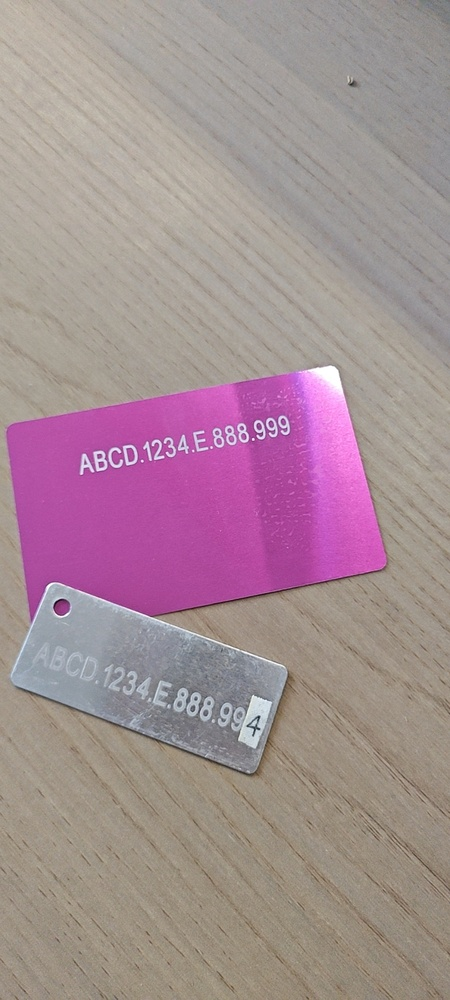
#> input picture tests/04c48a2b88ea3e317c8e06174ac85128.jpg, 450 x 1000 px, shrunk from 1080 x 2400 before the run
$ python -i ocr_engine.py   (imports and definitions only)
#> lines starting #> are read from the running program, lines starting #| are printed output that depends on the picture; after the words box and inside, x2 and y2 are one past the last pixel; in counts of white or black regions, pixels touching at a corner belong together
#> further down, picture is the input picture: shape (1000, 450, 3); mean B, G, R 147.5, 141.8, 164.4
#!/usr/bin/env python
# -*- coding: utf-8 -*-
"""
CheckCheck 导管喷码自动核对系统 - OCR引擎模块（离线优先）

- 显式使用本地 ch_PP-OCRv4_rec_infer 识别模型
- 禁用 angle_cls（逐块方向分类）
- 不再回退到联网下载的默认模型
"""

import os
import sys
import cv2
import numpy as np
from typing import Dict, List, Tuple
from paddleocr import PaddleOCR


def _candidate_dirs() -> list:
    paths = []
    env_dir = os.environ.get("CHECKCHECK_OCR_MODELS")
    if env_dir:
        paths.append(env_dir)
    meipass = getattr(sys, "_MEIPASS", None)
    if meipass and os.path.isdir(meipass):
        paths.append(meipass)
    if getattr(sys, "frozen", False):
        paths.append(os.path.dirname(sys.executable))
    proj_root = os.path.dirname(os.path.dirname(os.path.dirname(os.path.abspath(__file__))))
    paths += [proj_root, os.getcwd()]
    seen, ordered = set(), []
    for p in paths:
        if p and p not in seen:
            ordered.append(p); seen.add(p)
    return ordered


def _find_rec_model_dir() -> str:
    for base in _candidate_dirs():
        p = os.path.join(base, "ch_PP-OCRv4_rec_infer")
        if os.path.isdir(p):
            return p
    return ""

# [22 lines left out: function _prepare_dummy_infer_dir, not called in this run]


class OCREngine:
    """OCR引擎类：对裁剪区域进行识别"""

    def __init__(self, use_gpu: bool = False):
        rec_dir = _find_rec_model_dir()
        if not rec_dir:
            print("Error: local recognition model directory not found (ch_PP-OCRv4_rec_infer). OCR disabled.")
            self.ocr = None
        else:
            self.ocr = PaddleOCR(
                use_angle_cls=False,
                det=False,
                det_model_dir=_prepare_dummy_infer_dir("_det_dummy_infer"),
                rec_model_dir=rec_dir,
                cls_model_dir=_prepare_dummy_infer_dir("_cls_dummy_infer"),
                use_gpu=use_gpu,
                show_log=False
            )
            print(f"OCREngine initialized with local recognition model: {rec_dir}")

        self.confidence_threshold = 0.7

    # [31 lines left out: functions recognize_text, process_regions, not called in this run]

    def preprocess_image(self, image: np.ndarray) -> np.ndarray:
        if len(image.shape) == 3:
            gray = cv2.cvtColor(image, cv2.COLOR_BGR2GRAY)
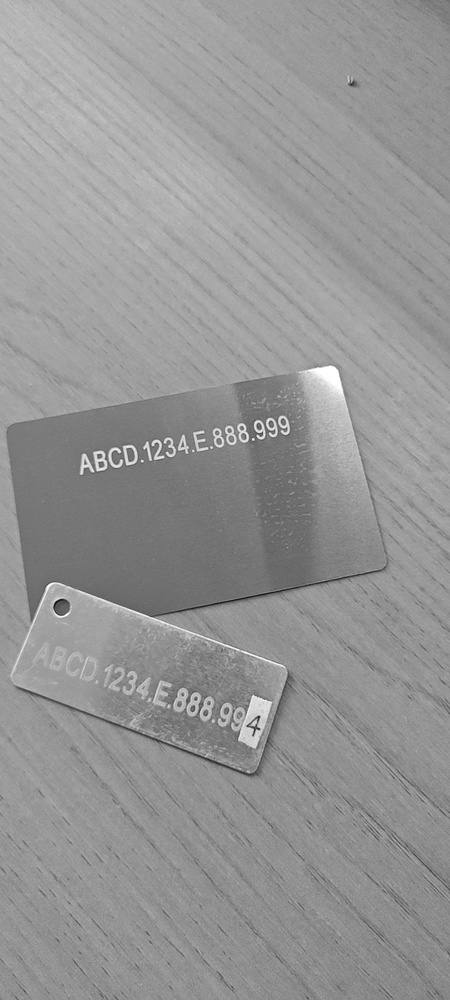
#> gray: shape (1000, 450); min 11, max 255, mean 149.2
        else:
            gray = image.copy()
        _, binary = cv2.threshold(gray, 0, 255, cv2.THRESH_BINARY + cv2.THRESH_OTSU)
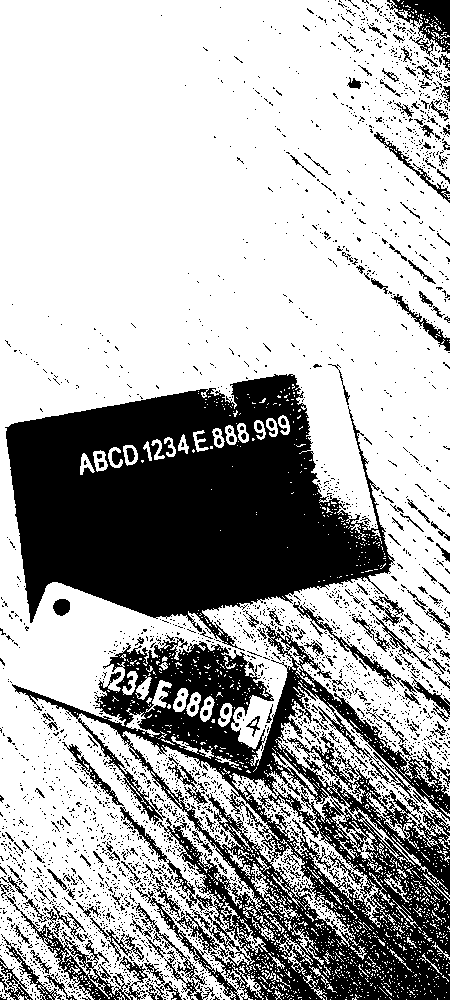
#> binary: shape (1000, 450); 67.9% white; 3074 black regions (2885 under 20 px), largest, box (x1, y1, x2, y2) and area: (5, 374, 395, 651) 63255, (12, 621, 450, 1000) 54169, (5, 895, 148, 1000) 2129
        denoised = cv2.fastNlMeansDenoising(binary, None, 10, 7, 21)
        kernel = np.array([[-1, -1, -1], [-1, 9, -1], [-1, -1, -1]])
        return cv2.filter2D(denoised, -1, kernel)

    def set_confidence_threshold(self, threshold: float) -> None:
        if 0 <= threshold <= 1:
            self.confidence_threshold = threshold

>>> import cv2
>>> picture = cv2.imread('../../../tests/04c48a2b88ea3e317c8e06174ac85128.jpg')
>>> result = OCREngine().preprocess_image(picture)

$ run again, on tests/100cbcc09d24f436f392b910d143f3c5.jpg
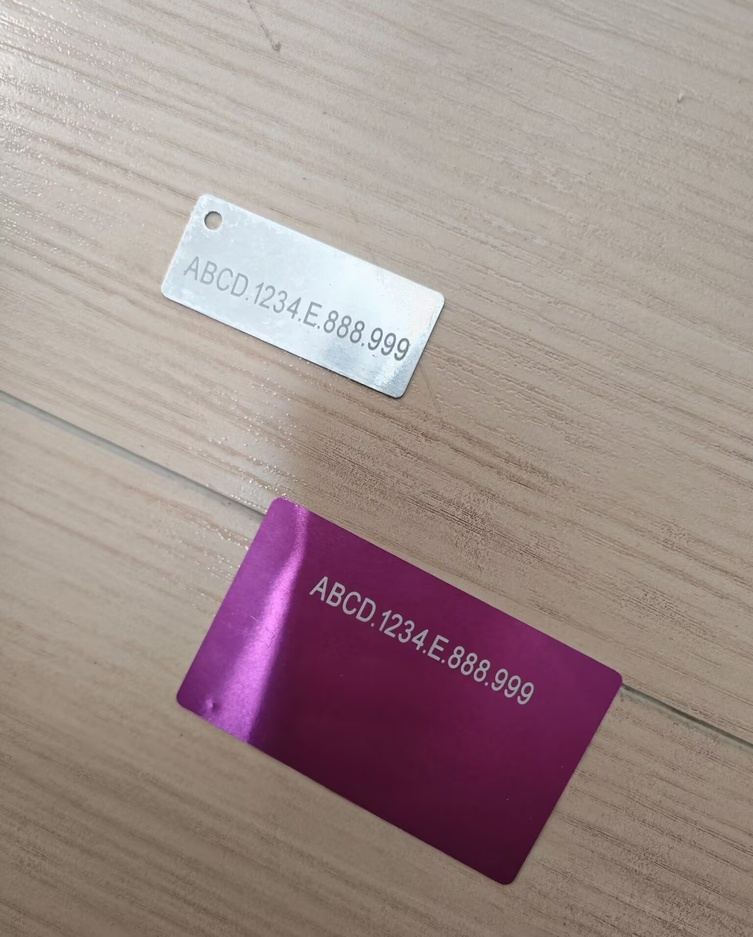
#> input picture tests/100cbcc09d24f436f392b910d143f3c5.jpg, 753 x 937 px, shrunk from 1536 x 1911 before the run
#> picture is the input picture: shape (937, 753, 3); mean B, G, R 140.1, 142.6, 160.3
#> in preprocess_image, `gray = cv2.cvtColor(image, cv2.COLOR_BGR2GRAY)`:
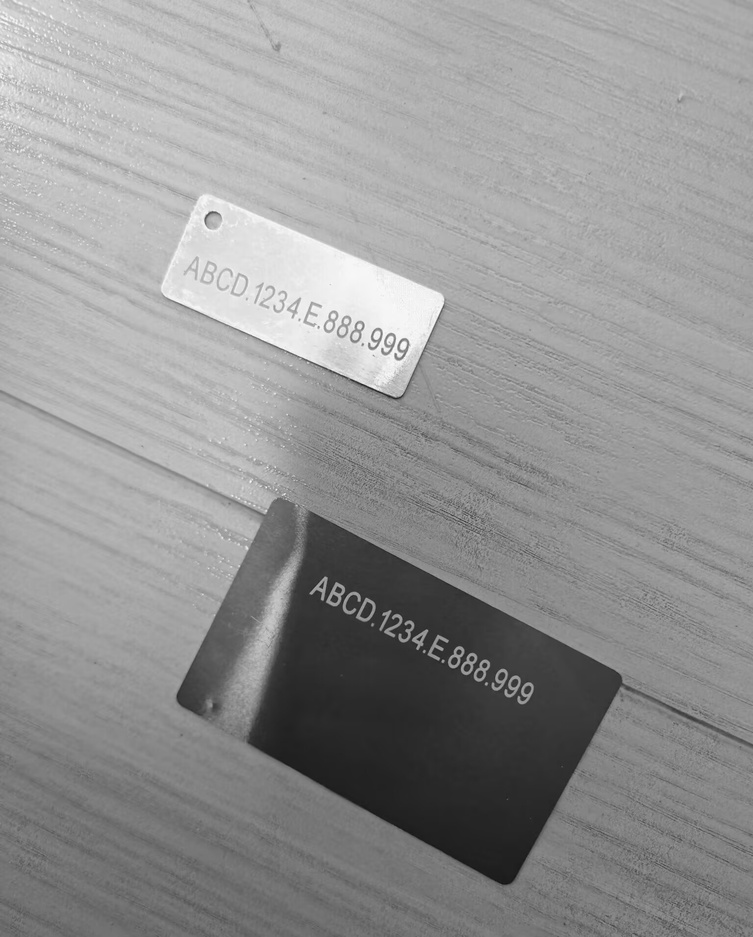
#> gray: shape (937, 753); min 19, max 252, mean 147.6
#> in preprocess_image, `_, binary = cv2.threshold(gray, 0, 255, cv2.THRESH_BINARY + cv2.THRESH..`:
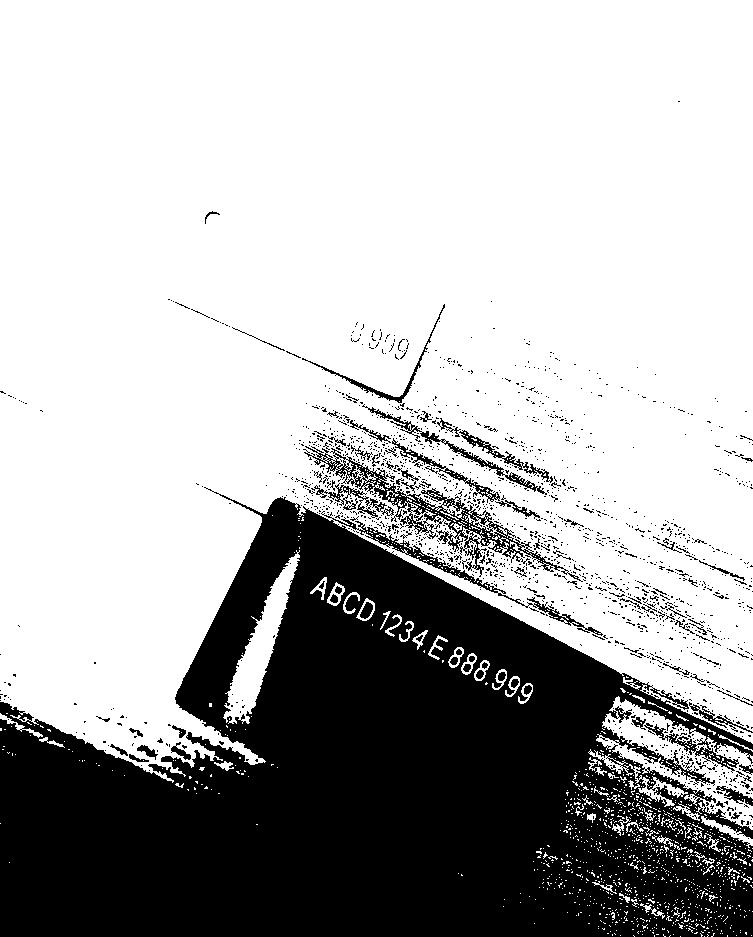
#> binary: shape (937, 753); 69.2% white; 1688 black regions (1600 under 20 px), largest, box (x1, y1, x2, y2) and area: (0, 487, 753, 937) 200796, (303, 446, 583, 582) 4275, (362, 404, 547, 495) 953

$ run again, on tests/1745609729728.jpg
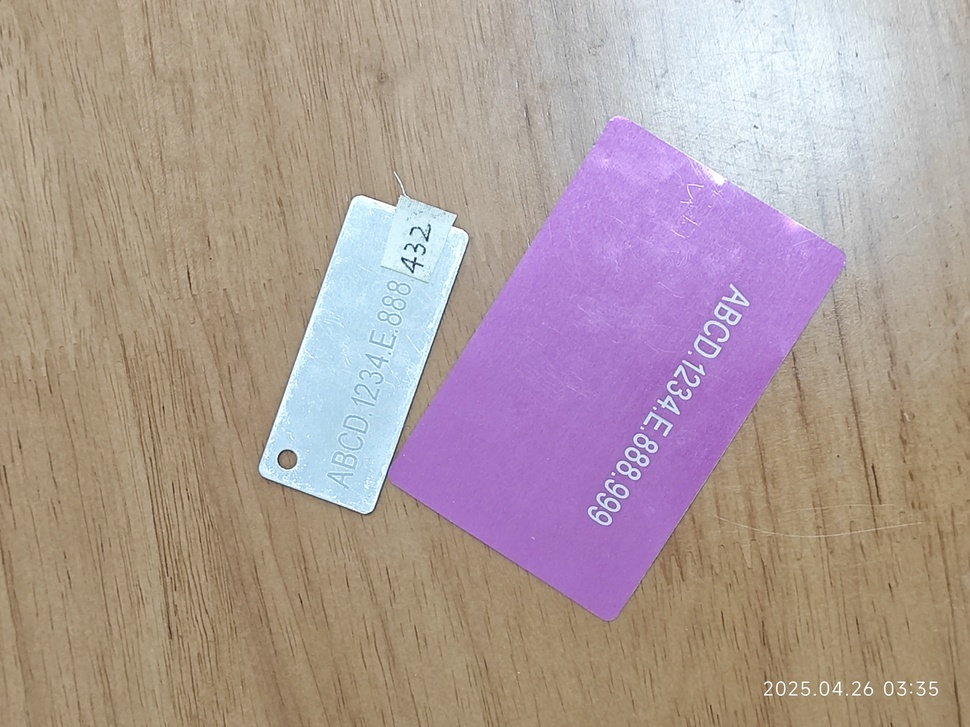
#> input picture tests/1745609729728.jpg, 970 x 727 px, shrunk from 4096 x 3072 before the run
#> picture is the input picture: shape (727, 970, 3); mean B, G, R 153.2, 155.3, 173.5
#> in preprocess_image, `gray = cv2.cvtColor(image, cv2.COLOR_BGR2GRAY)`:
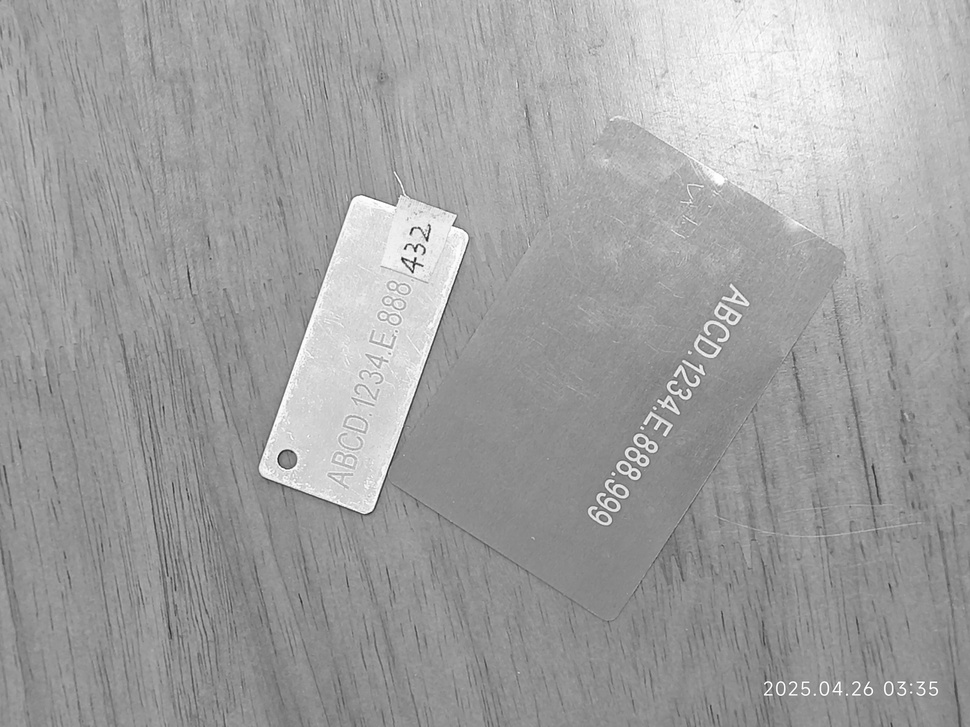
#> gray: shape (727, 970); min 23, max 255, mean 160.5
#> in preprocess_image, `_, binary = cv2.threshold(gray, 0, 255, cv2.THRESH_BINARY + cv2.THRESH..`:
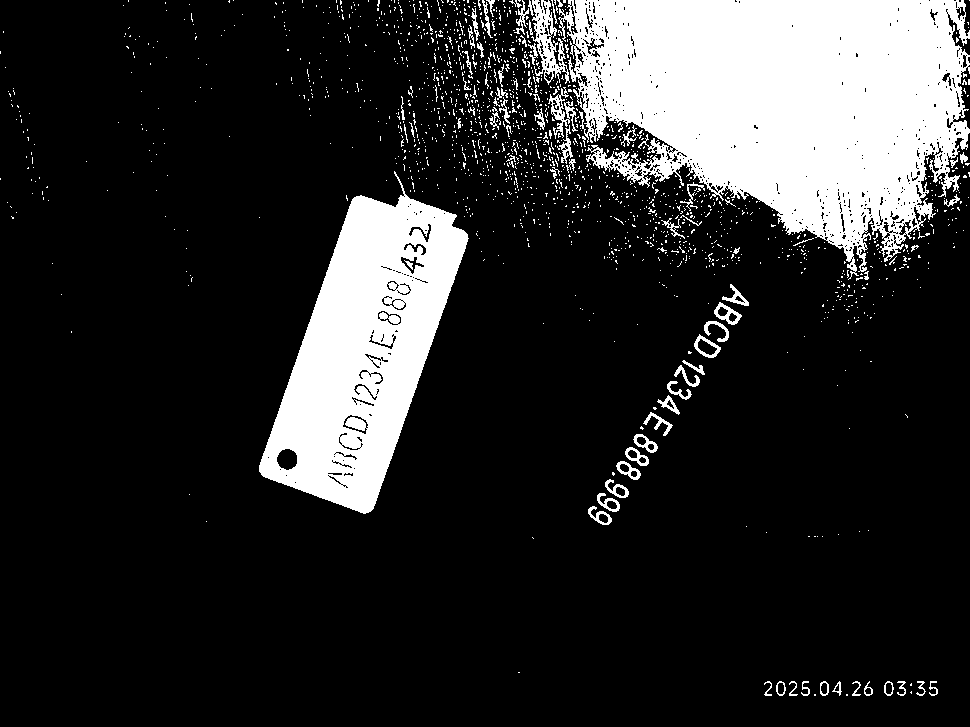
#> binary: shape (727, 970); 17.4% white; 1653 white regions (1570 under 20 px), largest, box (x1, y1, x2, y2) and area: (558, 0, 970, 280) 74001, (259, 171, 469, 514) 35864, (528, 0, 570, 85) 1319
